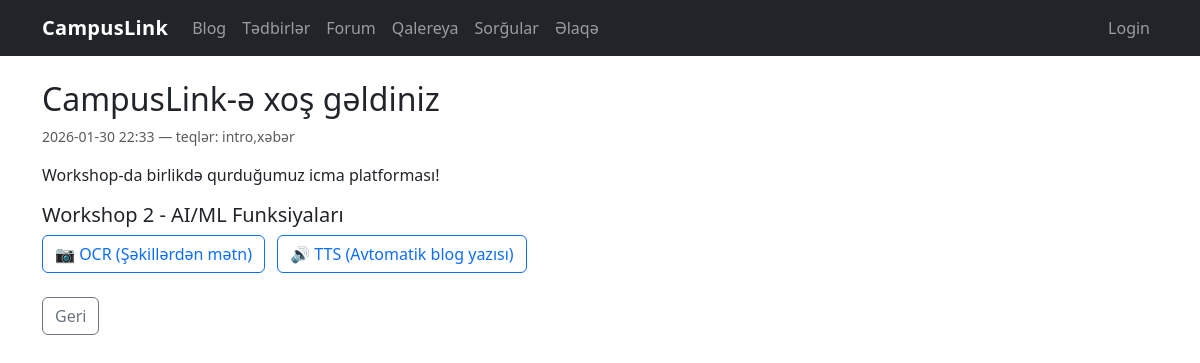
Page /blog/detail/1 on the committed database.
### tables this page shows
CREATE TABLE blog_posts (
            id INTEGER PRIMARY KEY AUTOINCREMENT,
            title TEXT NOT NULL,
            content TEXT NOT NULL,
            tags TEXT,
            created_at TEXT NOT NULL,
            is_published INTEGER NOT NULL DEFAULT 1,
            slug TEXT UNIQUE
        );

### blog.py (the view)
@bp.route("/detail/<int:post_id>")
def detail(post_id: int):
    return show_post_by_id(post_id)

### blog.py (called while the page is built)
@bp.route("/<int:post_id>")
def show_post_by_id(post_id: int):
    db = get_db()
    cursor = db.execute("SELECT * FROM blog_posts WHERE id = ?", (post_id,))
    post_row = cursor.fetchone()
    if not post_row:
        return render_template("404.html"), 404
    post = dict(post_row)
    return render_template("blog/detail.html", post=post)

### database.py (called while the page is built)
def get_db():
    if "db" not in g:
        g.db = sqlite3.connect(DB_PATH)
        g.db.row_factory = sqlite3.Row
    return g.db

### forum.py (called while the page is built, shortened)
def _current_user_display() -> str:
    role = session.get("role") or "guest"
    if role == "admin":
        return (session.get("admin_name") or session.get("user_name") or "Admin").strip() or "Admin"
    if role == "user":
        return (session.get("user_name") or "User").strip() or "User"
    return "Guest"

@bp.app_context_processor
def _inject_forum_auth():
    return {"forum_role": session.get("role") or "guest", "forum_name": _current_user_display()}

def ensure_forum_schema() -> None:
    global _schema_ready
    if _schema_ready:
        return

@bp.before_app_request
def _forum_schema_bootstrap():
    db = get_db()
    db.execute("PRAGMA foreign_keys = ON;")
    ensure_forum_schema()

### polls.py (called while the page is built)
@bp.before_app_request
def ensure_session():
    if "voter_id" not in session:
        session["voter_id"] = secrets.token_hex(8)
    return None

### templates/blog/detail.html (shortened to what this page needs)
{% extends "base.html" %}
{% block content %}
  <h2>{{ post["title"] }}</h2>
  <div class="text-muted small mb-3">{{ post["created_at"] }} — teqlər: {{ post["tags"] or "—" }}</div>
  <p style="white-space: pre-wrap;">{{ post["content"] }}</p>
  <div class="mt-3 mb-3">
    <h5>Workshop 2 - AI/ML Funksiyaları</h5>
    <a href="{{ url_for('blog_ocr.ocr_extract', post_id=post['id']) }}" class="btn btn-outline-primary me-2">📷 OCR (Şəkillərdən mətn)</a>
    <a href="{{ url_for('blog_tts.tts_generate', post_id=post['id']) }}" class="btn btn-outline-primary">🔊 TTS (Avtomatik blog yazısı)</a>
  </div>
  <a href="{{ url_for('blog.list_posts') }}" class="btn btn-outline-secondary mt-2">Geri</a>
{% endblock %}

### static/style.css (style rules this page uses)
body { font-family: system-ui, -apple-system, "Segoe UI", Roboto, Ubuntu, "Helvetica Neue", Arial, "Noto Sans", "Apple Color Emoji", "Segoe UI Emoji"; }

### rows in the picture
blog_posts: title "CampusLink-ə xoş gəldiniz", created_at "2026-01-30 22:33", tags "intro,xəbər", content "Workshop-da birlikdə qurduğumuz icma platforması!"
